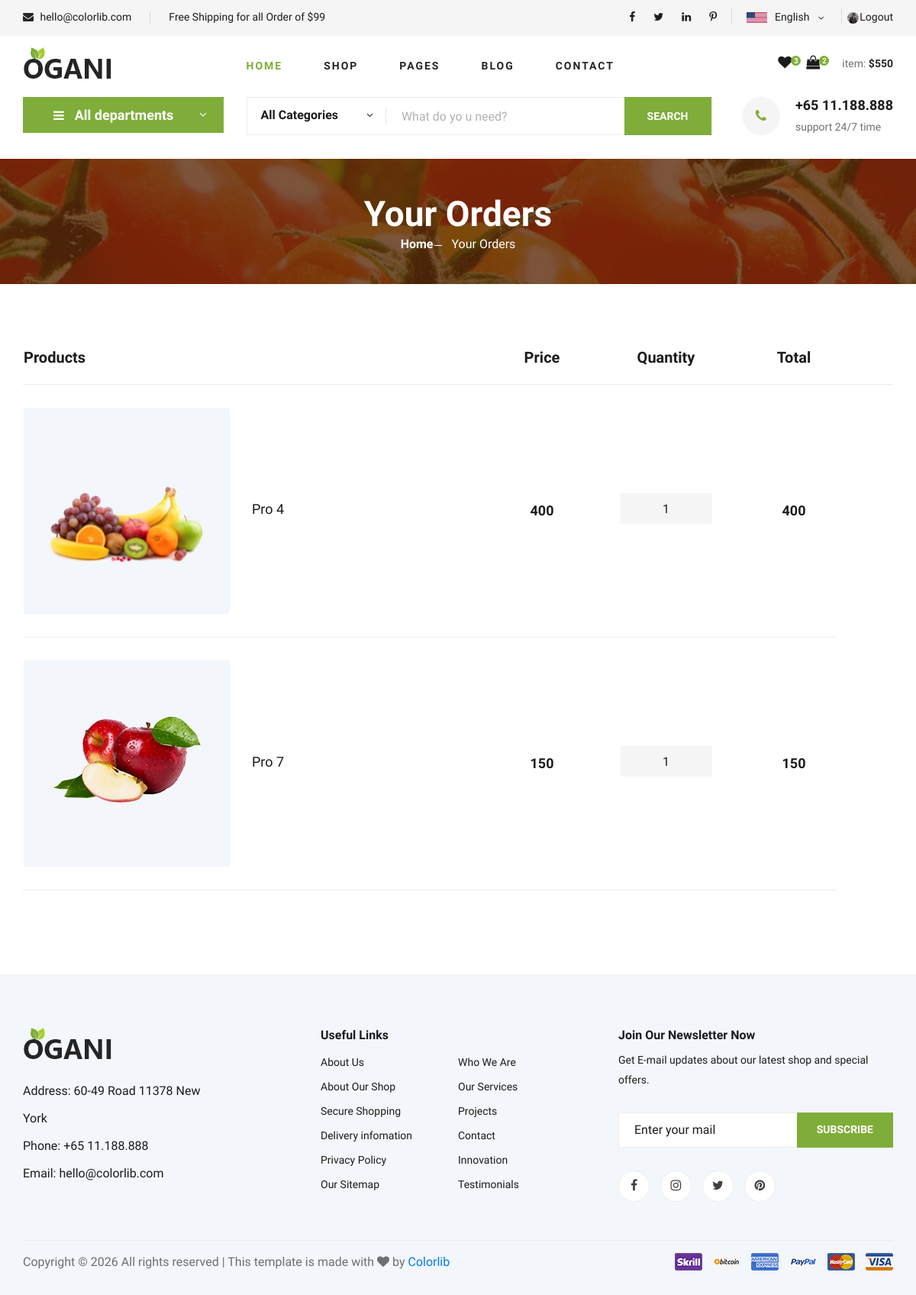
/single_orders/4 (signed in), run on an earlier commit of the app's database.
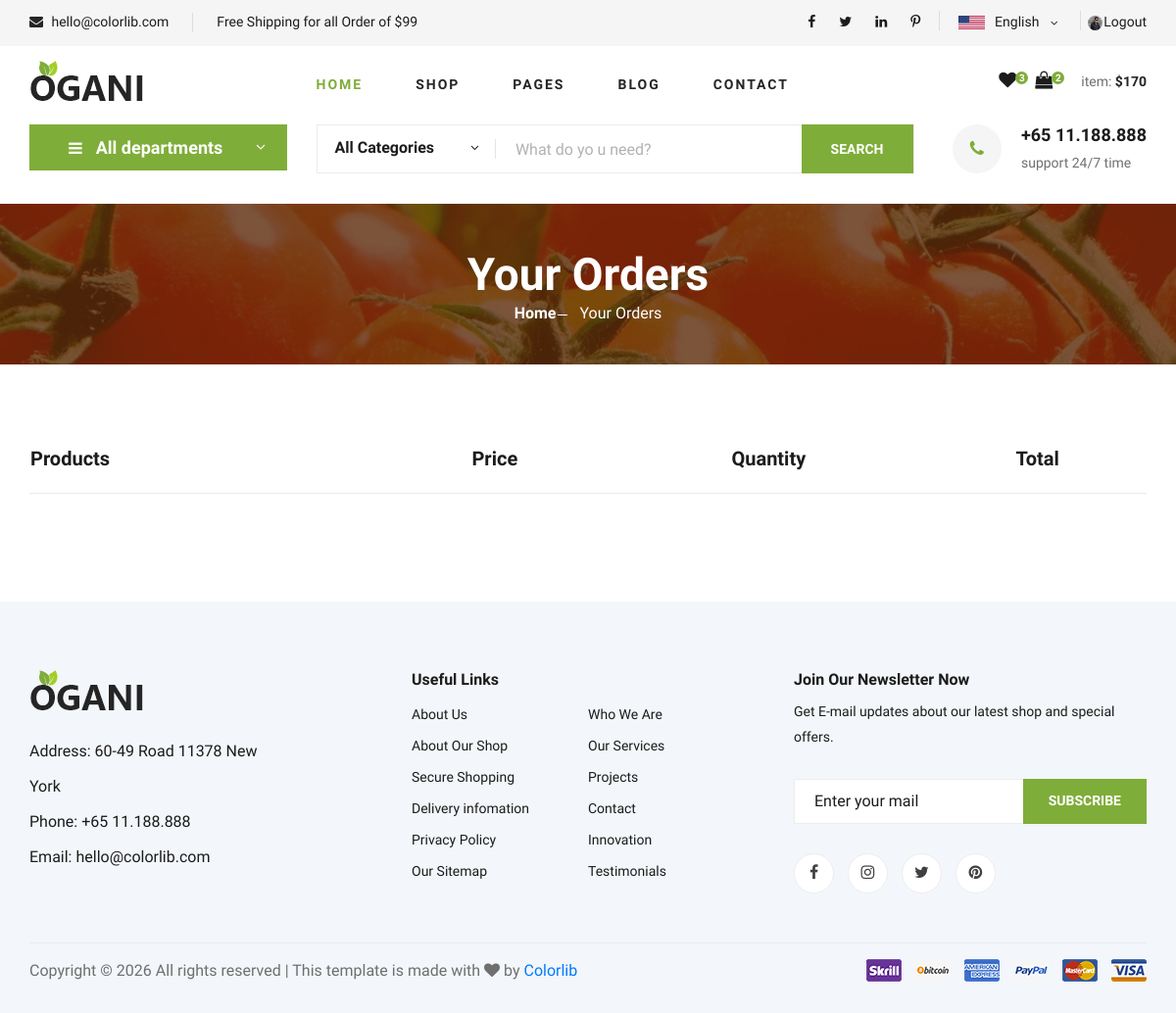
And on a later commit of the database.
### myapp/models.py (models this page shows, shortened)
class user(models.Model):
    username=models.CharField(max_length=30)
    email=models.EmailField(max_length=30)
    password=models.CharField(max_length=30)
    phone_number=models.IntegerField(blank=True,null=True)
    image=models.ImageField(upload_to="image",blank=True,null=True)
    otp=models.IntegerField(blank=True,null=True)

class cart(models.Model):
    user=models.ForeignKey(user,on_delete=models.CASCADE)
    product=models.ForeignKey(product,on_delete=models.CASCADE)
    qty=models.IntegerField(default=1)
    total_price=models.IntegerField(default=1)
    added_at=models.DateTimeField(auto_now_add=True)
    order_status=models.BooleanField(default=False)

class product(models.Model):
    name=models.CharField(max_length=100)
    price = models.IntegerField()
    image=models.ImageField(upload_to="image")
    category=models.ForeignKey(category,on_delete=models.CASCADE,blank=True,null=True)

### myapp/views.py (the view)
# urls.py: path('single_orders/<int:id>', views.single_orders, name='single_orders'),
def single_orders (request,id):
    oid=order.objects.get(id=id)
    uid=user.objects.get(username=request.session['username'])
    wid_count=wishlist.objects.filter(user=uid).count()
    cid_count=cart.objects.filter(user=uid,order_status=False).count()
    shop_items = cart.objects.filter(user=uid,order_status=False).select_related('product')
    l1 = [i.total_price for i in shop_items]
    sub_total = sum(l1)
    shipping = 0 if sub_total == 0 or sub_total > 99 else 20
    total = sub_total + shipping
    con={
        "oid":oid,
        "uid":uid,
        "wid_count":wid_count,
        "cid_count":cid_count,
        "shop_items":shop_items,
        "sub_total":sub_total,
        "shipping":shipping,
        "total":total,
    }
    return render (request, "single_order.html",con)

### myapp/templates/single_order.html (shortened to what this page needs)
{% load static %}
<!DOCTYPE html>
<html lang="zxx">
<head>
    <link rel="stylesheet" href="{% static 'css/bootstrap.min.css' %}" type="text/css">
    <link rel="stylesheet" href="{% static 'css/font-awesome.min.css' %}" type="text/css">
    <link rel="stylesheet" href="{% static 'css/elegant-icons.css' %}" type="text/css">
    <link rel="stylesheet" href="{% static 'css/nice-select.css' %}" type="text/css">
    <link rel="stylesheet" href="{% static 'css/jquery-ui.min.css' %}" type="text/css">
    <link rel="stylesheet" href="{% static 'css/owl.carousel.min.css' %}" type="text/css">
    <link rel="stylesheet" href="{% static 'css/slicknav.min.css' %}" type="text/css">
    <link rel="stylesheet" href="{% static 'css/style.css' %}" type="text/css">
</head>
<body>
    <header class="header">
        <div class="header__top">
            <div class="container">
                <div class="row">
                    <div class="col-lg-6">
                        <div class="header__top__left">
                            <ul>
                                <li><i class="fa fa-envelope"></i> hello@colorlib.com</li>
                                <li>Free Shipping for all Order of $99</li>
                            </ul>
                        </div>
                    </div>
                    <div class="col-lg-6">
                        <div class="header__top__right">
                            <div class="header__top__right__social">
                                <a href="#"><i class="fa fa-facebook"></i></a>
                                <a href="#"><i class="fa fa-twitter"></i></a>
                                <a href="#"><i class="fa fa-linkedin"></i></a>
                                <a href="#"><i class="fa fa-pinterest-p"></i></a>
                            </div>
                            <div class="header__top__right__language">
                                <img src="{% static 'img/language.png' %}" alt="">
                                <div>English</div>
                                <span class="arrow_carrot-down"></span>
                            </div>
                            <div class="header__top__right__auth">
                                <a href="{% url 'profile' %}" title="View Profile">
                                    <img src="{{ uid.image.url }}" alt="User" class="profile-icon">
                                </a>
                                <a href="{% url 'logout' %}">Logout</a>
                            </div>
                        </div>
                    </div>
                </div>
            </div>
        </div>
        <div class="container">
            <div class="row">
                <div class="col-lg-3">
                    <div class="header__logo">
                        <a href="{% url 'index' %}"><img src="{% static 'img/logo.png' %}" alt=""></a>
                    </div>
                </div>
                <div class="col-lg-6">
                    <nav class="header__menu">
                        <ul>
                            <li class="active"><a href="{% url 'index' %}">Home</a></li>
                            <li><a href="{% url 'shop_grid' %}">Shop</a></li>
                            <li><a href="#">Pages</a>
                            </li>
                            <li><a href="{% url 'blog' %}">Blog</a></li>
                            <li><a href="{% url 'contact' %}">Contact</a></li>
                        </ul>
                    </nav>
                </div>
                <div class="col-lg-3">
                    <div class="header__cart">
                        <ul>
                            <li><a href="{% url 'wishlists' %}"><i class="fa fa-heart"></i> <span>{{wid_count}}</span></a></li>
                            <li><a href="{% url 'shoping_cart' %}"><i class="fa fa-shopping-bag"></i> <span>{{cid_count}}</span></a></li>
                        </ul>
                        <div class="header__cart__price">item: <span>${{total}}</span></div>
                    </div>
                </div>
            </div>
        </div>
    </header>
    <section class="hero hero-normal">
        <div class="container">
            <div class="row">
                <div class="col-lg-3">
                    <div class="hero__categories">
                        <div class="hero__categories__all">
                            <i class="fa fa-bars"></i>
                            <span>All departments</span>
                        </div>
                    </div>
                </div>
                <div class="col-lg-9">
                    <div class="hero__search">
                        <div class="hero__search__form">
                            <form action="#">
                                <div class="hero__search__categories">
                                    All Categories
                                    <span class="arrow_carrot-down"></span>
                                </div>
                                <input type="text" placeholder="What do yo u need?">
                                <button type="submit" class="site-btn">SEARCH</button>
                            </form>
                        </div>
                        <div class="hero__search__phone">
                            <div class="hero__search__phone__icon">
                                <i class="fa fa-phone"></i>
                            </div>
                            <div class="hero__search__phone__text">
                                <h5>+65 11.188.888</h5>
                                <span>support 24/7 time</span>
                            </div>
                        </div>
                    </div>
                </div>
            </div>
        </div>
    </section>
    <section class="breadcrumb-section set-bg" data-setbg="{% static 'img/breadcrumb.jpg' %}">
        <div class="container">
            <div class="row">
                <div class="col-lg-12 text-center">
                    <div class="breadcrumb__text">
                        <h2>Your Orders</h2>
                        <div class="breadcrumb__option">
                            <a href="{% url 'index' %}">Home</a>
                            <span>Your Orders</span>
                        </div>
                    </div>
                </div>
            </div>
        </div>
    </section>
    <section class="shoping-cart spad">
        <div class="container">
            <div class="row">
                <div class="col-lg-12">
                    <div class="shoping__cart__table">
                        <table>
                            <thead>
                                <tr>
                                    <th class="shoping__product">Products</th>
                                    <th>Price</th>
                                    <th>Quantity</th>
                                    <th>Total</th>
                                    <th></th>
                                </tr>
                            </thead>
                            <tbody>
                                {% for item in oid.product.all %}
                                <tr>
                                    <td class="shoping__cart__item">
                                        <img src="{{item.product.image.url}}" alt="">
                                        <h5>{{ item.product.name }}</h5>
                                    </td>
                                    <td class="shoping__cart__price">
                                        {{ item.product.price }}
                                    </td>
                                    <td class="shoping__cart__quantity">
                                        <div class="quantity">
                                            <div class="pro-qty">
                                                <input type="text" value="{{ item.qty }}" class="qty-input" readonly>
                                            </div>
                                        </div>
                                    </td>
                                    <td class="shoping__cart__total">
                                        {{item.total_price}}
                                    </td>
                                </tr>
                                {% endfor %}
                            </tbody>
                        </table>
                    </div>
                </div>
            </div>
        </div>
    </section>
    <footer class="footer spad">
        <div class="container">
            <div class="row">
                <div class="col-lg-3 col-md-6 col-sm-6">
                    <div class="footer__about">
                        <div class="footer__about__logo">
                            <a href="./index.html"><img src="{% static 'img/logo.png' %}" alt=""></a>
                        </div>
                        <ul>
                            <li>Address: 60-49 Road 11378 New York</li>
                            <li>Phone: +65 11.188.888</li>
                            <li>Email: hello@colorlib.com</li>
                        </ul>
                    </div>
                </div>
                <div class="col-lg-4 col-md-6 col-sm-6 offset-lg-1">
                    <div class="footer__widget">
                        <h6>Useful Links</h6>
                        <ul>
                            <li><a href="#">About Us</a></li>
                            <li><a href="#">About Our Shop</a></li>
                            <li><a href="#">Secure Shopping</a></li>
                            <li><a href="#">Delivery infomation</a></li>
                            <li><a href="#">Privacy Policy</a></li>
                            <li><a href="#">Our Sitemap</a></li>
                        </ul>
                        <ul>
                            <li><a href="#">Who We Are</a></li>
                            <li><a href="#">Our Services</a></li>
                            <li><a href="#">Projects</a></li>
                            <li><a href="#">Contact</a></li>
                            <li><a href="#">Innovation</a></li>
                            <li><a href="#">Testimonials</a></li>
                        </ul>
                    </div>
                </div>
                <div class="col-lg-4 col-md-12">
                    <div class="footer__widget">
                        <h6>Join Our Newsletter Now</h6>
                        <p>Get E-mail updates about our latest shop and special offers.</p>
                        <form action="#">
                            <input type="text" placeholder="Enter your mail">
                            <button type="submit" class="site-btn">Subscribe</button>
                        </form>
                        <div class="footer__widget__social">
                            <a href="#"><i class="fa fa-facebook"></i></a>
                            <a href="#"><i class="fa fa-instagram"></i></a>
                            <a href="#"><i class="fa fa-twitter"></i></a>
                            <a href="#"><i class="fa fa-pinterest"></i></a>
                        </div>
                    </div>
                </div>
            </div>
            <div class="row">
                <div class="col-lg-12">
                    <div class="footer__copyright">
                        <div class="footer__copyright__text">
                            <p>
                                Copyright &copy;
                                <script>document.write(new Date().getFullYear());</script> All rights reserved | This
                                template is made with <i class="fa fa-heart" aria-hidden="true"></i> by <a
                                    href="https://colorlib.com" target="_blank">Colorlib</a>
                            </p>
                        </div>
                        <div class="footer__copyright__payment"><img src="{% static 'img/payment-item.png' %}" alt="">
                        </div>
                    </div>
                </div>
            </div>
        </div>
    </footer>
</body>
</html>

### myapp/templates/single_order.html (style rules this page uses)
.profile-icon { width: 15px; height: 15px; border-radius: 50%; right: 10.2%; top: 35%; position: absolute; }

What changed in the data, as far as the page shows it:
removed cart: product.image (picture), product.name "Pro 4", product.price "400", qty "1", total_price "400"
removed cart: product.image (picture), product.name "Pro 7", product.price "150", qty "1", total_price "150"
Also different on the page:
{{ total }}: "550" → "170"
